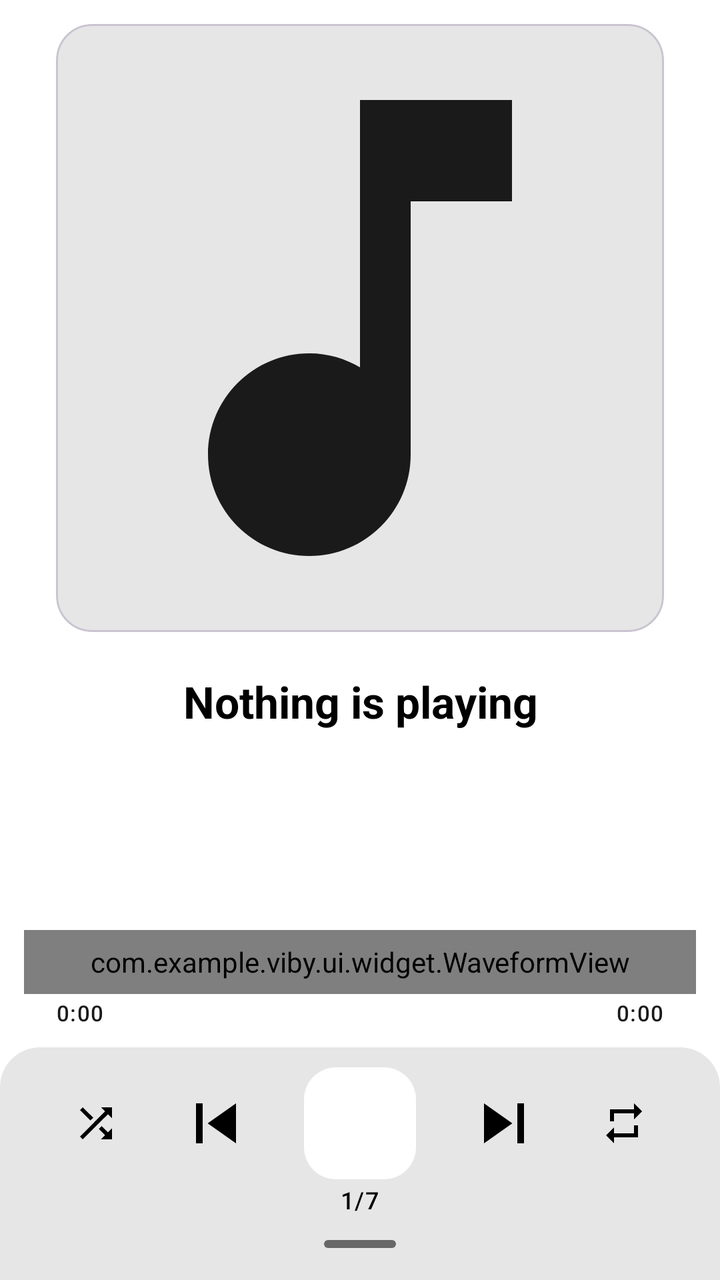
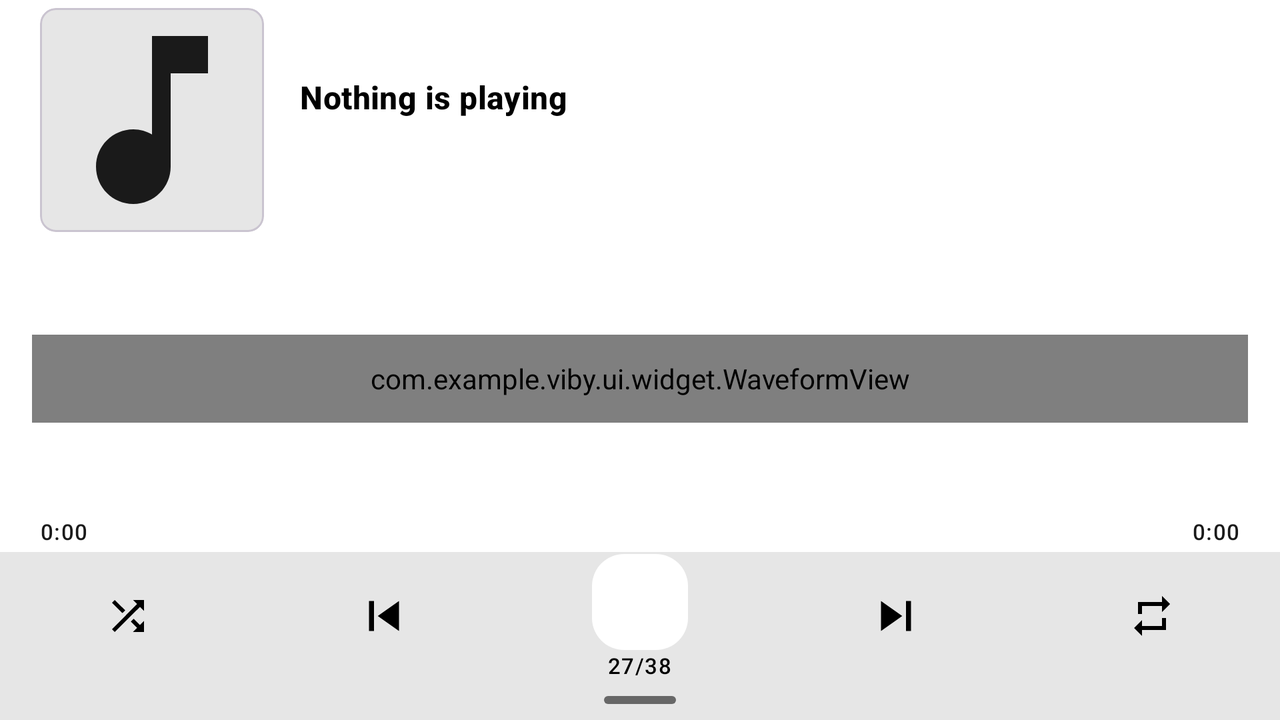

The same Android screen from two of the app's own layout files: first res/layout/ as a phone draws it, then the repository's variant for another configuration, drawn on a device whose configuration selects that folder. Both files follow.
<!-- AndroidManifest.xml: application theme Theme.Viby -->
<!-- res/layout/fragment_player.xml -->
<?xml version="1.0" encoding="utf-8"?>
<androidx.constraintlayout.widget.ConstraintLayout xmlns:android="http://schemas.android.com/apk/res/android"
    xmlns:app="http://schemas.android.com/apk/res-auto"
    android:layout_width="match_parent"
    android:layout_height="match_parent">

    <com.google.android.material.card.MaterialCardView
        android:id="@+id/coverCard"
        android:layout_width="0dp"
        android:layout_height="0dp"
        android:layout_marginHorizontal="28dp"
        android:layout_marginTop="12dp"
        app:cardBackgroundColor="@color/viby_surface_high"
        app:cardCornerRadius="18dp"
        app:cardElevation="0dp"
        app:layout_constraintDimensionRatio="1:1"
        app:layout_constraintEnd_toEndOf="parent"
        app:layout_constraintStart_toStartOf="parent"
        app:layout_constraintTop_toTopOf="parent"
        app:layout_constraintWidth_max="340dp">

        <ImageView
            android:id="@+id/coverImage"
            android:layout_width="match_parent"
            android:layout_height="match_parent"
            android:contentDescription="@string/cover_desc"
            android:scaleType="centerCrop"
            android:src="@drawable/ic_music_note" />
    </com.google.android.material.card.MaterialCardView>

    <TextView
        android:id="@+id/trackTitle"
        android:layout_width="0dp"
        android:layout_height="wrap_content"
        android:layout_marginHorizontal="24dp"
        android:layout_marginTop="20dp"
        android:ellipsize="marquee"
        android:gravity="center"
        android:marqueeRepeatLimit="marquee_forever"
        android:singleLine="true"
        android:text="@string/no_track"
        android:textAppearance="?attr/textAppearanceTitleLarge"
        android:textColor="@color/viby_text"
        android:textStyle="bold"
        app:layout_constraintEnd_toEndOf="parent"
        app:layout_constraintStart_toStartOf="parent"
        app:layout_constraintTop_toBottomOf="@id/coverCard" />

    <TextView
        android:id="@+id/trackArtist"
        android:layout_width="0dp"
        android:layout_height="wrap_content"
        android:layout_marginHorizontal="24dp"
        android:layout_marginTop="4dp"
        android:ellipsize="end"
        android:gravity="center"
        android:singleLine="true"
        android:textAppearance="?attr/textAppearanceBodyMedium"
        android:textColor="@color/viby_text_secondary"
        app:layout_constraintEnd_toEndOf="parent"
        app:layout_constraintStart_toStartOf="parent"
        app:layout_constraintTop_toBottomOf="@id/trackTitle" />

    <com.example.viby.ui.widget.WaveformView
        android:id="@+id/waveform"
        android:layout_width="0dp"
        android:layout_height="32dp"
        android:layout_marginHorizontal="12dp"
        android:layout_marginBottom="2dp"
        app:layout_constraintBottom_toTopOf="@id/positionText"
        app:layout_constraintEnd_toEndOf="parent"
        app:layout_constraintStart_toStartOf="parent" />

    <TextView
        android:id="@+id/positionText"
        android:layout_width="wrap_content"
        android:layout_height="wrap_content"
        android:layout_marginStart="28dp"
        android:layout_marginBottom="10dp"
        android:text="0:00"
        android:textAppearance="?attr/textAppearanceLabelSmall"
        android:textColor="@color/viby_text_secondary"
        app:layout_constraintBottom_toTopOf="@id/controlPanel"
        app:layout_constraintStart_toStartOf="parent" />

    <TextView
        android:id="@+id/durationText"
        android:layout_width="wrap_content"
        android:layout_height="wrap_content"
        android:layout_marginEnd="28dp"
        android:text="0:00"
        android:textAppearance="?attr/textAppearanceLabelSmall"
        android:textColor="@color/viby_text_secondary"
        app:layout_constraintBaseline_toBaselineOf="@id/positionText"
        app:layout_constraintEnd_toEndOf="parent" />

    <LinearLayout
        android:id="@+id/controlPanel"
        android:layout_width="match_parent"
        android:layout_height="wrap_content"
        android:background="@drawable/bg_control_panel"
        android:gravity="center_horizontal"
        android:orientation="vertical"
        android:paddingTop="10dp"
        android:paddingBottom="4dp"
        app:layout_constraintBottom_toBottomOf="parent">

        <LinearLayout
            android:layout_width="wrap_content"
            android:layout_height="wrap_content"
            android:gravity="center_vertical"
            android:orientation="horizontal">

            <ImageButton
                android:id="@+id/shuffleButton"
                android:layout_width="48dp"
                android:layout_height="48dp"
                android:background="?attr/selectableItemBackgroundBorderless"
                android:contentDescription="@string/btn_shuffle"
                android:src="@drawable/ic_shuffle"
                app:tint="@color/viby_on_control_panel" />

            <ImageButton
                android:id="@+id/prevButton"
                android:layout_width="56dp"
                android:layout_height="56dp"
                android:layout_marginStart="8dp"
                android:background="?attr/selectableItemBackgroundBorderless"
                android:contentDescription="@string/btn_prev"
                android:padding="8dp"
                android:scaleType="fitCenter"
                android:src="@drawable/ic_skip_previous"
                app:tint="@color/viby_on_control_panel" />

            <com.google.android.material.floatingactionbutton.FloatingActionButton
                android:id="@+id/playButton"
                android:layout_width="wrap_content"
                android:layout_height="wrap_content"
                android:layout_marginHorizontal="16dp"
                android:contentDescription="@string/btn_play_pause"
                android:src="@drawable/ic_play"
                app:backgroundTint="@color/viby_on_accent"
                app:elevation="0dp"
                app:fabSize="normal"
                app:tint="@color/viby_accent" />

            <ImageButton
                android:id="@+id/nextButton"
                android:layout_width="56dp"
                android:layout_height="56dp"
                android:layout_marginEnd="8dp"
                android:background="?attr/selectableItemBackgroundBorderless"
                android:contentDescription="@string/btn_next"
                android:padding="8dp"
                android:scaleType="fitCenter"
                android:src="@drawable/ic_skip_next"
                app:tint="@color/viby_on_control_panel" />

            <ImageButton
                android:id="@+id/repeatButton"
                android:layout_width="48dp"
                android:layout_height="48dp"
                android:background="?attr/selectableItemBackgroundBorderless"
                android:contentDescription="@string/btn_repeat"
                android:src="@drawable/ic_repeat"
                app:tint="@color/viby_on_control_panel" />
        </LinearLayout>

        <TextView
            android:id="@+id/trackCounter"
            android:layout_width="wrap_content"
            android:layout_height="wrap_content"
            android:layout_marginTop="2dp"
            android:textAppearance="?attr/textAppearanceLabelMedium"
            android:textColor="@color/viby_on_control_panel"
            tools:text="1/7"
            xmlns:tools="http://schemas.android.com/tools" />

        <FrameLayout
            android:id="@+id/lyricsPullHandle"
            android:layout_width="match_parent"
            android:layout_height="28dp"
            android:clickable="true"
            android:contentDescription="@string/lyrics_handle_description"
            android:focusable="true">

            <View
                android:layout_width="36dp"
                android:layout_height="4dp"
                android:layout_gravity="center"
                android:alpha="0.55"
                android:background="@drawable/bg_lyrics_handle" />
        </FrameLayout>
    </LinearLayout>

</androidx.constraintlayout.widget.ConstraintLayout>
<!-- resources referenced by this layout -->
<resources>
  <color name="viby_accent">#FF000000</color>
  <color name="viby_on_accent">#FFFFFFFF</color>
  <color name="viby_on_control_panel">#FF000000</color>
  <color name="viby_surface_high">#FFE6E6E6</color>
  <color name="viby_text">#FF000000</color>
  <color name="viby_text_secondary">#FF1A1A1A</color>
  <!-- drawable bg_control_panel (drawable) -->
  <?xml version="1.0" encoding="utf-8"?>
  <shape xmlns:android="http://schemas.android.com/apk/res/android" android:shape="rectangle">
      <solid android:color="@color/viby_control_panel" />
      <corners android:topLeftRadius="20dp" android:topRightRadius="20dp" />
  </shape>
  <!-- drawable bg_lyrics_handle (drawable) -->
  <?xml version="1.0" encoding="utf-8"?>
  <shape xmlns:android="http://schemas.android.com/apk/res/android"
      android:shape="rectangle">
      <solid android:color="@color/viby_on_control_panel" />
      <corners android:radius="2dp" />
  </shape>
  <!-- drawable ic_music_note (drawable) -->
  <vector xmlns:android="http://schemas.android.com/apk/res/android"
      android:width="24dp" android:height="24dp"
      android:viewportWidth="24" android:viewportHeight="24"
      android:tint="?attr/colorControlNormal">
      <path android:fillColor="@android:color/white" android:pathData="M12,3v10.55c-0.59,-0.34 -1.27,-0.55 -2,-0.55 -2.21,0 -4,1.79 -4,4s1.79,4 4,4 4,-1.79 4,-4V7h4V3h-6z" />
  </vector>
  <!-- drawable ic_repeat (drawable) -->
  <vector xmlns:android="http://schemas.android.com/apk/res/android"
      android:width="24dp" android:height="24dp"
      android:viewportWidth="24" android:viewportHeight="24"
      android:tint="?attr/colorControlNormal">
      <path android:fillColor="@android:color/white" android:pathData="M7,7h10v3l4,-4 -4,-4v3L5,5v6h2L7,7zM17,17L7,17v-3l-4,4 4,4v-3h12v-6h-2v4z" />
  </vector>
  <!-- drawable ic_shuffle (drawable) -->
  <vector xmlns:android="http://schemas.android.com/apk/res/android"
      android:width="24dp" android:height="24dp"
      android:viewportWidth="24" android:viewportHeight="24"
      android:tint="?attr/colorControlNormal">
      <path android:fillColor="@android:color/white" android:pathData="M10.59,9.17L5.41,4 4,5.41l5.17,5.17 1.42,-1.41zM14.5,4l2.04,2.04L4,18.59 5.41,20 17.96,7.46 20,9.5L20,4h-5.5zM14.83,13.41l-1.41,1.41 3.13,3.13L14.5,20L20,20v-5.5l-2.04,2.04 -3.13,-3.13z" />
  </vector>
  <!-- drawable ic_skip_next (drawable) -->
  <vector xmlns:android="http://schemas.android.com/apk/res/android"
      android:width="24dp" android:height="24dp"
      android:viewportWidth="24" android:viewportHeight="24"
      android:tint="?attr/colorControlNormal">
      <path android:fillColor="@android:color/white" android:pathData="M6,18l8.5,-6L6,6v12zM16,6v12h2V6h-2z" />
  </vector>
  <!-- drawable ic_skip_previous (drawable) -->
  <vector xmlns:android="http://schemas.android.com/apk/res/android"
      android:width="24dp" android:height="24dp"
      android:viewportWidth="24" android:viewportHeight="24"
      android:tint="?attr/colorControlNormal">
      <path android:fillColor="@android:color/white" android:pathData="M6,6h2v12L6,18zM9.5,12l8.5,6L18,6z" />
  </vector>
  <string name="btn_next">Next</string>
  <string name="btn_play_pause">Play/pause</string>
  <string name="btn_prev">Previous</string>
  <string name="btn_repeat">Repeat</string>
  <string name="btn_shuffle">Shuffle</string>
  <string name="cover_desc">Cover art</string>
  <string name="lyrics_handle_description">Swipe up to open the track lyrics</string>
  <string name="no_track">Nothing is playing</string>
  <color name="viby_control_panel">#FFE6E6E6</color>
  <color name="viby_accent_dark">#FFE6E6E6</color>
  <color name="viby_surface">#FFFFFFFF</color>
  <color name="viby_wave">#FFE6E6E6</color>
  <color name="viby_bg">#FFFFFFFF</color>
  <!-- some entries are left out for length -->
</resources>
<!-- res/layout-land/fragment_player.xml (the repository's variant of the layout above) -->
<!-- drawn on the phone turned sideways -->
<?xml version="1.0" encoding="utf-8"?>
<androidx.constraintlayout.widget.ConstraintLayout xmlns:android="http://schemas.android.com/apk/res/android"
    xmlns:app="http://schemas.android.com/apk/res-auto"
    xmlns:tools="http://schemas.android.com/tools"
    android:layout_width="match_parent"
    android:layout_height="match_parent">

    <com.google.android.material.card.MaterialCardView
        android:id="@+id/coverCard"
        android:layout_width="112dp"
        android:layout_height="112dp"
        android:layout_marginStart="20dp"
        android:layout_marginTop="4dp"
        app:cardBackgroundColor="@color/viby_surface_high"
        app:cardCornerRadius="8dp"
        app:cardElevation="0dp"
        app:layout_constraintStart_toStartOf="parent"
        app:layout_constraintTop_toTopOf="parent">

        <ImageView
            android:id="@+id/coverImage"
            android:layout_width="match_parent"
            android:layout_height="match_parent"
            android:contentDescription="@string/cover_desc"
            android:scaleType="centerCrop"
            android:src="@drawable/ic_music_note" />
    </com.google.android.material.card.MaterialCardView>

    <TextView
        android:id="@+id/trackTitle"
        android:layout_width="0dp"
        android:layout_height="wrap_content"
        android:layout_marginStart="18dp"
        android:layout_marginEnd="24dp"
        android:ellipsize="marquee"
        android:marqueeRepeatLimit="marquee_forever"
        android:singleLine="true"
        android:text="@string/no_track"
        android:textAppearance="?attr/textAppearanceTitleMedium"
        android:textColor="@color/viby_text"
        android:textStyle="bold"
        app:layout_constraintBottom_toTopOf="@id/trackArtist"
        app:layout_constraintEnd_toEndOf="parent"
        app:layout_constraintStart_toEndOf="@id/coverCard"
        app:layout_constraintTop_toTopOf="@id/coverCard"
        app:layout_constraintVertical_chainStyle="packed" />

    <TextView
        android:id="@+id/trackArtist"
        android:layout_width="0dp"
        android:layout_height="wrap_content"
        android:layout_marginStart="18dp"
        android:layout_marginTop="4dp"
        android:layout_marginEnd="24dp"
        android:ellipsize="end"
        android:singleLine="true"
        android:textAppearance="?attr/textAppearanceBodyMedium"
        android:textColor="@color/viby_text_secondary"
        app:layout_constraintBottom_toBottomOf="@id/coverCard"
        app:layout_constraintEnd_toEndOf="parent"
        app:layout_constraintStart_toEndOf="@id/coverCard"
        app:layout_constraintTop_toBottomOf="@id/trackTitle" />

    <com.example.viby.ui.widget.WaveformView
        android:id="@+id/waveform"
        android:layout_width="0dp"
        android:layout_height="0dp"
        android:layout_marginHorizontal="16dp"
        android:layout_marginTop="6dp"
        android:layout_marginBottom="2dp"
        android:minHeight="24dp"
        app:layout_constraintBottom_toTopOf="@id/positionText"
        app:layout_constraintEnd_toEndOf="parent"
        app:layout_constraintHeight_max="44dp"
        app:layout_constraintStart_toStartOf="parent"
        app:layout_constraintTop_toBottomOf="@id/coverCard" />

    <TextView
        android:id="@+id/positionText"
        android:layout_width="wrap_content"
        android:layout_height="wrap_content"
        android:layout_marginStart="20dp"
        android:layout_marginBottom="3dp"
        android:text="0:00"
        android:textAppearance="?attr/textAppearanceLabelSmall"
        android:textColor="@color/viby_text_secondary"
        app:layout_constraintBottom_toTopOf="@id/controlPanel"
        app:layout_constraintStart_toStartOf="parent" />

    <TextView
        android:id="@+id/durationText"
        android:layout_width="wrap_content"
        android:layout_height="wrap_content"
        android:layout_marginEnd="20dp"
        android:text="0:00"
        android:textAppearance="?attr/textAppearanceLabelSmall"
        android:textColor="@color/viby_text_secondary"
        app:layout_constraintBaseline_toBaselineOf="@id/positionText"
        app:layout_constraintEnd_toEndOf="parent" />

    <LinearLayout
        android:id="@+id/controlPanel"
        android:layout_width="match_parent"
        android:layout_height="64dp"
        android:background="@color/viby_control_panel"
        android:gravity="center"
        android:orientation="horizontal"
        app:layout_constraintBottom_toTopOf="@id/lyricsPullHandle">

        <ImageButton
            android:id="@+id/shuffleButton"
            android:layout_width="0dp"
            android:layout_height="match_parent"
            android:layout_weight="1"
            android:background="?attr/selectableItemBackgroundBorderless"
            android:contentDescription="@string/btn_shuffle"
            android:padding="20dp"
            android:scaleType="fitCenter"
            android:src="@drawable/ic_shuffle"
            app:tint="@color/viby_on_control_panel" />

        <ImageButton
            android:id="@+id/prevButton"
            android:layout_width="0dp"
            android:layout_height="match_parent"
            android:layout_weight="1"
            android:background="?attr/selectableItemBackgroundBorderless"
            android:contentDescription="@string/btn_prev"
            android:padding="17dp"
            android:scaleType="fitCenter"
            android:src="@drawable/ic_skip_previous"
            app:tint="@color/viby_on_control_panel" />

        <FrameLayout
            android:layout_width="0dp"
            android:layout_height="match_parent"
            android:layout_weight="1">

            <com.google.android.material.floatingactionbutton.FloatingActionButton
                android:id="@+id/playButton"
                android:layout_width="wrap_content"
                android:layout_height="wrap_content"
                android:layout_gravity="top|center_horizontal"
                android:layout_marginTop="1dp"
                android:contentDescription="@string/btn_play_pause"
                android:src="@drawable/ic_play"
                app:backgroundTint="@color/viby_on_accent"
                app:elevation="0dp"
                app:fabCustomSize="48dp"
                app:tint="@color/viby_accent" />

            <TextView
                android:id="@+id/trackCounter"
                android:layout_width="wrap_content"
                android:layout_height="wrap_content"
                android:layout_gravity="bottom|center_horizontal"
                android:maxLines="1"
                android:textAppearance="?attr/textAppearanceLabelSmall"
                android:textColor="@color/viby_on_control_panel"
                tools:text="27/38" />
        </FrameLayout>

        <ImageButton
            android:id="@+id/nextButton"
            android:layout_width="0dp"
            android:layout_height="match_parent"
            android:layout_weight="1"
            android:background="?attr/selectableItemBackgroundBorderless"
            android:contentDescription="@string/btn_next"
            android:padding="17dp"
            android:scaleType="fitCenter"
            android:src="@drawable/ic_skip_next"
            app:tint="@color/viby_on_control_panel" />

        <ImageButton
            android:id="@+id/repeatButton"
            android:layout_width="0dp"
            android:layout_height="match_parent"
            android:layout_weight="1"
            android:background="?attr/selectableItemBackgroundBorderless"
            android:contentDescription="@string/btn_repeat"
            android:padding="20dp"
            android:scaleType="fitCenter"
            android:src="@drawable/ic_repeat"
            app:tint="@color/viby_on_control_panel" />
    </LinearLayout>

    <FrameLayout
        android:id="@+id/lyricsPullHandle"
        android:layout_width="match_parent"
        android:layout_height="20dp"
        android:background="@color/viby_control_panel"
        android:clickable="true"
        android:contentDescription="@string/lyrics_handle_description"
        android:focusable="true"
        app:layout_constraintBottom_toBottomOf="parent">

        <View
            android:layout_width="36dp"
            android:layout_height="4dp"
            android:layout_gravity="center"
            android:alpha="0.55"
            android:background="@drawable/bg_lyrics_handle" />
    </FrameLayout>

</androidx.constraintlayout.widget.ConstraintLayout>
<!-- resources referenced by the variant -->
<!-- as the phone turned sideways resolves them -->
<resources>
  <color name="viby_accent">#FF000000</color>
  <color name="viby_control_panel">#FFE6E6E6</color>
  <color name="viby_on_accent">#FFFFFFFF</color>
  <color name="viby_on_control_panel">#FF000000</color>
  <color name="viby_surface_high">#FFE6E6E6</color>
  <color name="viby_text">#FF000000</color>
  <color name="viby_text_secondary">#FF1A1A1A</color>
  <!-- drawable bg_lyrics_handle (drawable) -->
  <?xml version="1.0" encoding="utf-8"?>
  <shape xmlns:android="http://schemas.android.com/apk/res/android"
      android:shape="rectangle">
      <solid android:color="@color/viby_on_control_panel" />
      <corners android:radius="2dp" />
  </shape>
  <!-- drawable ic_music_note (drawable) -->
  <vector xmlns:android="http://schemas.android.com/apk/res/android"
      android:width="24dp" android:height="24dp"
      android:viewportWidth="24" android:viewportHeight="24"
      android:tint="?attr/colorControlNormal">
      <path android:fillColor="@android:color/white" android:pathData="M12,3v10.55c-0.59,-0.34 -1.27,-0.55 -2,-0.55 -2.21,0 -4,1.79 -4,4s1.79,4 4,4 4,-1.79 4,-4V7h4V3h-6z" />
  </vector>
  <!-- drawable ic_repeat (drawable) -->
  <vector xmlns:android="http://schemas.android.com/apk/res/android"
      android:width="24dp" android:height="24dp"
      android:viewportWidth="24" android:viewportHeight="24"
      android:tint="?attr/colorControlNormal">
      <path android:fillColor="@android:color/white" android:pathData="M7,7h10v3l4,-4 -4,-4v3L5,5v6h2L7,7zM17,17L7,17v-3l-4,4 4,4v-3h12v-6h-2v4z" />
  </vector>
  <!-- drawable ic_shuffle (drawable) -->
  <vector xmlns:android="http://schemas.android.com/apk/res/android"
      android:width="24dp" android:height="24dp"
      android:viewportWidth="24" android:viewportHeight="24"
      android:tint="?attr/colorControlNormal">
      <path android:fillColor="@android:color/white" android:pathData="M10.59,9.17L5.41,4 4,5.41l5.17,5.17 1.42,-1.41zM14.5,4l2.04,2.04L4,18.59 5.41,20 17.96,7.46 20,9.5L20,4h-5.5zM14.83,13.41l-1.41,1.41 3.13,3.13L14.5,20L20,20v-5.5l-2.04,2.04 -3.13,-3.13z" />
  </vector>
  <!-- drawable ic_skip_next (drawable) -->
  <vector xmlns:android="http://schemas.android.com/apk/res/android"
      android:width="24dp" android:height="24dp"
      android:viewportWidth="24" android:viewportHeight="24"
      android:tint="?attr/colorControlNormal">
      <path android:fillColor="@android:color/white" android:pathData="M6,18l8.5,-6L6,6v12zM16,6v12h2V6h-2z" />
  </vector>
  <!-- drawable ic_skip_previous (drawable) -->
  <vector xmlns:android="http://schemas.android.com/apk/res/android"
      android:width="24dp" android:height="24dp"
      android:viewportWidth="24" android:viewportHeight="24"
      android:tint="?attr/colorControlNormal">
      <path android:fillColor="@android:color/white" android:pathData="M6,6h2v12L6,18zM9.5,12l8.5,6L18,6z" />
  </vector>
  <string name="btn_next">Next</string>
  <string name="btn_play_pause">Play/pause</string>
  <string name="btn_prev">Previous</string>
  <string name="btn_repeat">Repeat</string>
  <string name="btn_shuffle">Shuffle</string>
  <string name="cover_desc">Cover art</string>
  <string name="lyrics_handle_description">Swipe up to open the track lyrics</string>
  <string name="no_track">Nothing is playing</string>
  <color name="viby_accent_dark">#FFE6E6E6</color>
  <color name="viby_surface">#FFFFFFFF</color>
  <color name="viby_wave">#FFE6E6E6</color>
  <color name="viby_bg">#FFFFFFFF</color>
  <!-- some entries are left out for length -->
</resources>
